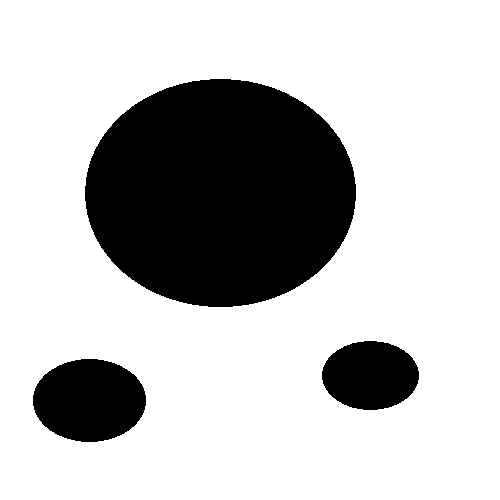
%> input picture code/old_version/map1.bmp, 500 x 500 px
$ octave main.m   (GNU Octave 9; MATLAB toolbox functions it lacks are replaced by stand-ins)
%> lines starting %> are read from the running program, lines starting %| are printed output that depends on the picture; in (x1, y1, x2, y2) boxes, pixels count from 0 and x2, y2 are one past the last pixel; in counts of white or black regions, pixels touching at a corner belong together; the program's own positions count from 1; long printed decimals are rounded

clear
close all
%load map.mat map
I = imread('map1.bmp');
%> I: size 500x500 uint8; 75.6% white; 3 black regions, box (x1, y1, x2, y2) and area: (85, 79, 356, 307) 48491, (33, 359, 146, 442) 7363, (322, 341, 419, 410) 5242
%I = imread('warran.png');
n = graythresh(I);
%> n = 0.498
mm = im2bw(I,n);
imshow(mm);
MM = double(mm);
save MM.mat MM
imshow(MM);
[a,b]=size(MM);
%> a = 500; b = 500
for i = 1:a
    for j= 1:b
        if MM(i,j) == 1
            MM(i,j) = 0;
        else MM(i,j) = 1;
        end
    end
end

map = MM;
[map_height,map_width]=size(map); %row is y?column is x
%> map_height = 500; map_width = 500

q_start = [297,740]; % start from Atkinson Hall
q_goal = [ 966 300];  % end at EBU II
q_start=[490 490]; % source position in Y, X format
q_goal=[46 85]; % goal position in Y, X format
 q_start=[297 746]; % In Y, X format
 q_goal=[1045 202];
 q_start=[490 490]; % In Y, X format
 q_goal=[46 85];
colormap=[1 1 1
          0 0 0
          1 0 0
          0 1 0
          0 0 1];
imshow(uint8(map),colormap)
hold on

tic;  % tic-toc: Functions for Elapsed Time
%initial condition
vertices=q_start;
edges = [];
K=10000;
delta_q=20;
p=0.5;
q_rand=[];
q_near=[];
q_new=[];
%main function
plot(q_start(2),q_start(1),'*b','LineWidth',4)
plot(q_goal(2),q_goal(1),'*r', 'LineWidth', 4)
for k = 1:K
    arrived=is_goal_arrived(vertices,q_goal,delta_q);
    if arrived
        vertices=[vertices;q_goal];
        edges = [edges;[size(vertices,1),size(vertices,1)-1]];
        break;
    end
    if rand <= p
        q_rand = q_goal;%q(1)width: x?q(2)height:y
    else
        q_rand = [randi(map_height),randi(map_width)];
    end
    if map( q_rand(1,1),q_rand(1,2) ) == 1 %map(1)height,map(2)width
        continue;
    end
    [q_new,q_near,q_near_ind,vector_dir] = get_qnew_qnear(delta_q,q_rand,vertices);
    add_qnew = is_add_in_veritces(map,q_new,q_near,vector_dir,10);
    if add_qnew
        vertices=[vertices;q_new];
        r_v = size(vertices,1);
        edges = [edges;[r_v,q_near_ind]];
    else
        continue;
    end
%     plot(q_near(1,1),q_near(2,1),'*b');
   plot([q_near(1,2),q_new(1,2)],[q_near(1,1),q_new(1,1)],'-b')
   drawnow
end
%> this loop made 259 passes
%> add_qnew on passes 2, 5, 6, 7, 8, 9, 10, 11, 21, 22, 24, 26: 1, 1, 1, 1, 1, 1, 1, 1, 1, 1, 1, 1
%> (or in is_add_in_veritces, add_qnew) on passes 12, 13, 14, 16, 18, 20: ([4; 5; 6; 7; 8; 9; 10; 11], 0), ([4; 5; 6; 7; 8; 9; 10; 11], 0), ([4; 5; 6; 7; 8; 9; 10; 11], 0), ([3; 4; 5; 6; 7; 8; 9; 10; 11], 0), ([4; 5; 6; 7; 8; 9; 10; 11], 0), ([4; 5; 6; 7; 8; 9; 10; 11], 0)
path =find_path_node(edges);
%plot base path
plot(vertices(path,2),vertices(path,1),'-r')
%smooth
path_smooth = smooth(path,vertices,map);
%plot smooth path
plot(vertices(path_smooth,2),vertices(path_smooth,1),'g','LineWidth', 2);
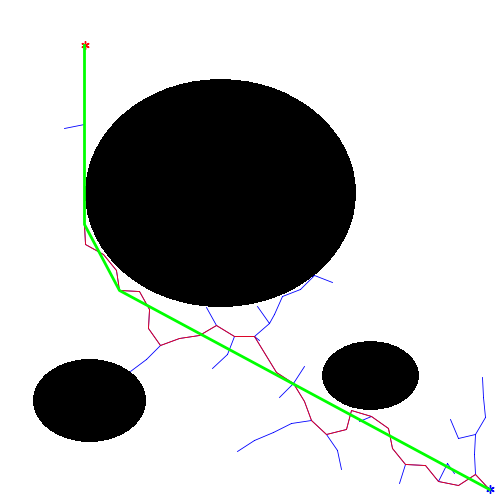
%> figure redrawn from the program's plot data

%calculate the cumulative distance
disp = [vertices(path_smooth,2),vertices(path_smooth,1)];
[num,rol]=size(disp);
dissum = zeros(num-1,1);

for i=1:num-1
    dissum(i) = pdist2(disp(i,:),disp(i+1,:));
end
cum_dis = sum(dissum);
t2 =toc;
fprintf('\n When delta_q = %d \n',delta_q);
fprintf('\nDistance Calculation = %f \n\n',cum_dis);
%| Distance Calculation = 673.826
fprintf('Elapsed Time of Runing the program = %f\n\n',t2);


function arrived=is_goal_arrived(vertices,q_goal,delta_q)

dist=pdist2(vertices(end,:),q_goal);
if dist <= delta_q
    arrived=1;
else
    arrived=0;
end
end

function [q_new,q_near,q_near_ind,vector_dir] = get_qnew_qnear(delta_q,q_rand,vertices)

dist_rand = pdist2(vertices,q_rand);
[dist_min,q_near_ind]=min(dist_rand);
q_near=vertices(q_near_ind,:);
vector_dir =q_rand-q_near;
vector_dir = vector_dir./dist_min;
if dist_min > delta_q
    q_new = floor( q_near+delta_q*vector_dir );
else
    q_new=q_rand;
end
end

function add_qnew = is_add_in_veritces(map,q_new,q_near,vector_dir,insert_p)

dist_new2near = norm(q_new - q_near);
dist_gap = dist_new2near/insert_p;
ii =1:insert_p;
insert_point = repmat(q_near,insert_p,1)+ii'.*dist_gap* vector_dir;
insert_point =[floor(insert_point);q_new];
insert_num = sub2ind(size(map),insert_point(:,1),insert_point(:,2));
or =find( map(insert_num)==1 );
if ~isempty(or)
    add_qnew=0;
else
    add_qnew=1;
end

end

function path =find_path_node(edges)

e=edges(end,2);
path = edges(end,:);
while true
   ind= find(edges(:,1)==e);
    tmp_e = edges(ind,:);
    e=tmp_e(2);
    path=[path,e];
    if e==1
        break;
    end
end

end

function path_smooth = smooth(path,vertices,map)

path_smooth =path(end);
tmp_point = vertices(1,:);
while true
    l_p = length(path);
    for i=1:l_p
        vec = vertices( path(i),:) - tmp_point;
        vec_dir = vec/norm(vec);
        or_reduce = is_add_in_veritces(map ,vertices(path(i),: ),tmp_point,vec_dir,60);
        if or_reduce==1
           path_smooth = [path_smooth, path(i)];
           tmp_point = vertices(path(i),: );
           break;
        else
            continue;
        end
    end
    vec_goal = vertices(end,:) - tmp_point;
    goal_dir = vec_goal/norm(vec_goal);
    or_goal = is_add_in_veritces(map , vertices(end,: ),tmp_point,goal_dir,60);
    if or_goal==1
        path_smooth = [path_smooth, path(1)];
        break;
    else
        ind_path = find(path==path(i));
        path=path(1:ind_path);
    end
end

end

$ run again, with code/old_version/map2.bmp copied over code/old_version/map1.bmp
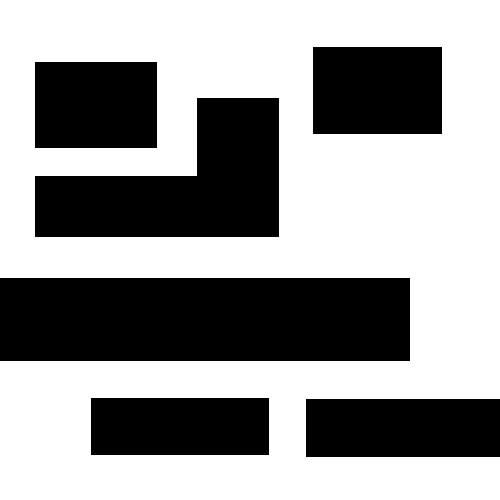
%> input picture code/old_version/map2.bmp, 500 x 500 px
%> I: size 500x500 uint8; 60.6% white; 6 black regions, box (x1, y1, x2, y2) and area: (0, 278, 410, 361) 34030, (35, 98, 279, 237) 21280, (306, 399, 500, 457) 11252, (313, 47, 442, 134) 11223, (35, 62, 157, 148) 10492, (91, 398, 269, 455) 10146
%> n = 0.498
%> the loop `for k = 1:K` made 1459 passes
%> add_qnew on passes 1, 2, 5, 8, 22, 26, 35, 36: 1, 1, 1, 1, 1, 1, 1, 1
%> `plot(vertices(path_smooth,2),vertices(path_smooth,1),'g','LineWidth', ..`:
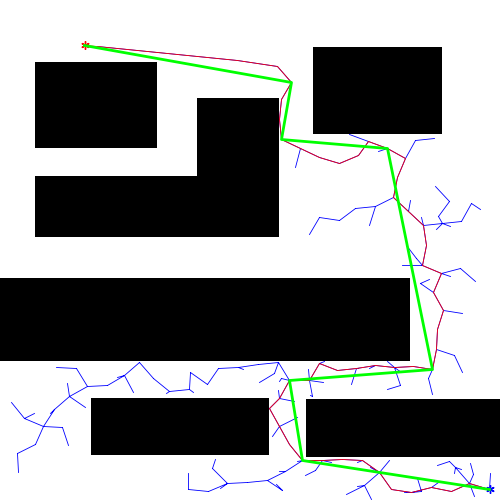
%> figure redrawn from the program's plot data
%| Distance Calculation = 1013.775

$ run again, with code/old_version/map3.bmp copied over code/old_version/map1.bmp
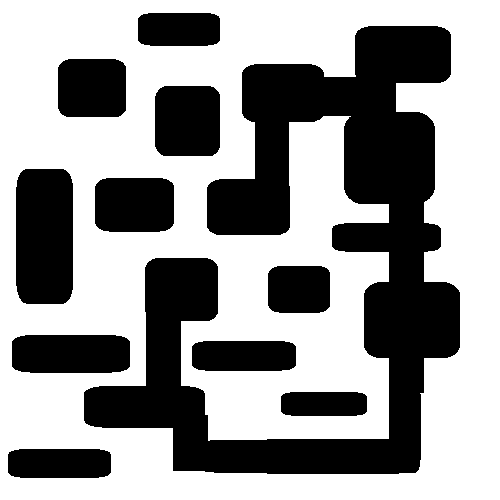
%> input picture code/old_version/map3.bmp, 500 x 500 px
%> I: size 500x500 uint8; 60.1% white; 11 black regions, largest, box (x1, y1, x2, y2) and area: (84, 26, 460, 474) 62076, (16, 169, 73, 304) 7489, (155, 86, 220, 156) 4425
%> n = 0.498
%> the loop `for k = 1:K` made 2067 passes
%> add_qnew on passes 1, 2, 3, 4, 5, 7, 22, 24: 1, 1, 1, 1, 1, 1, 1, 1
%> `plot(vertices(path_smooth,2),vertices(path_smooth,1),'g','LineWidth', ..`:
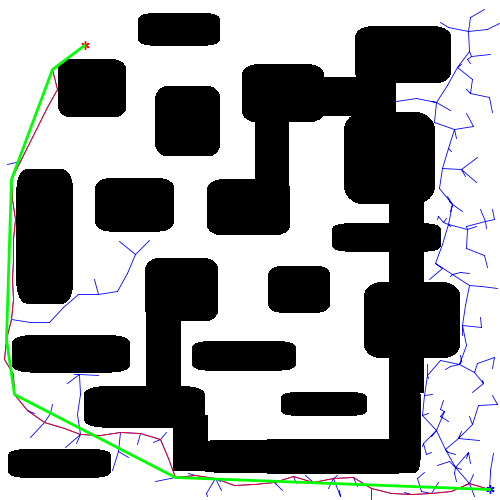
%> figure redrawn from the program's plot data
%| Distance Calculation = 868.414
